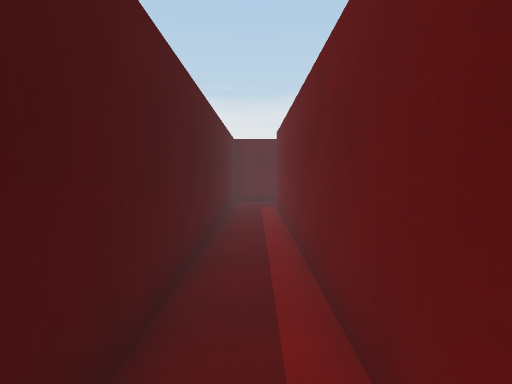
view 1 (above)

24 first-person views from a walk through a scene from a Unity 3-D project. The camera is 1.5 m above the floor, tilts 4° down and sees 80° across. The floor is counted in squares, 1 m on a side. Each view is taken from the middle of a square. On the plan, view 1 faces up. The plan holds only what a view shows up to about 15 squares ahead; the rest is blank. The player is left out.

view 2
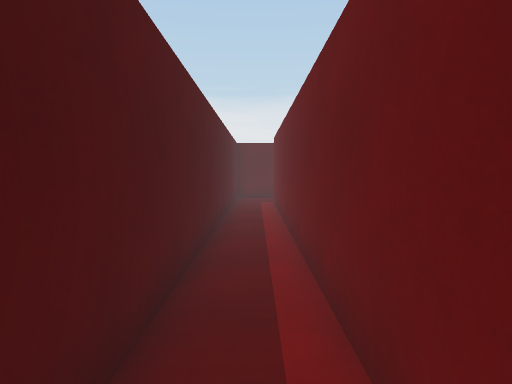

view 3
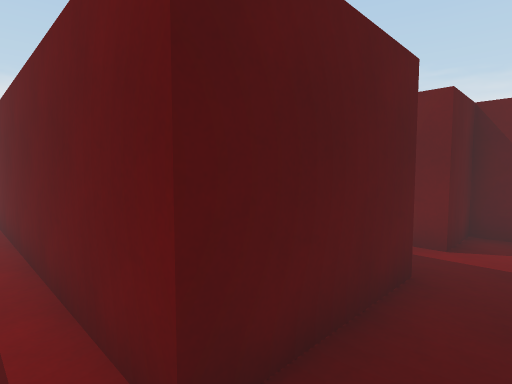

view 4
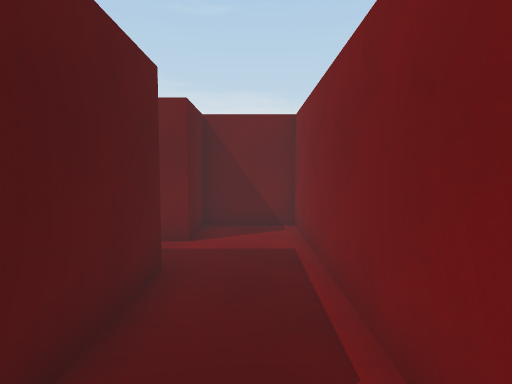

view 5
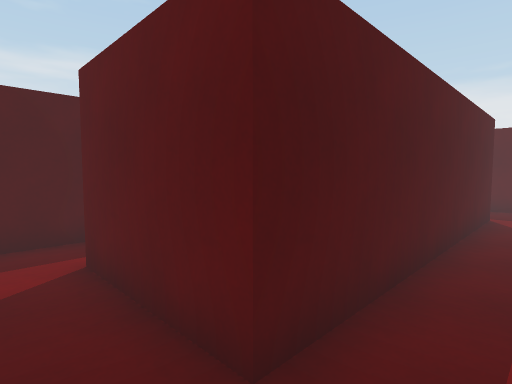

view 6
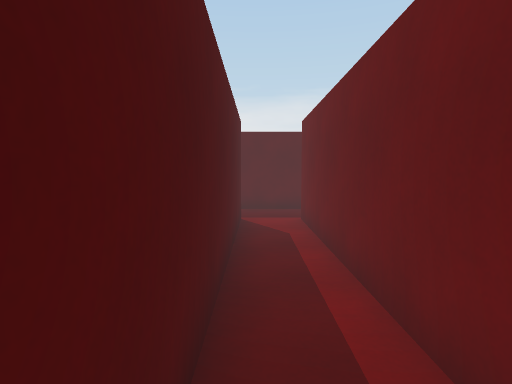

view 7
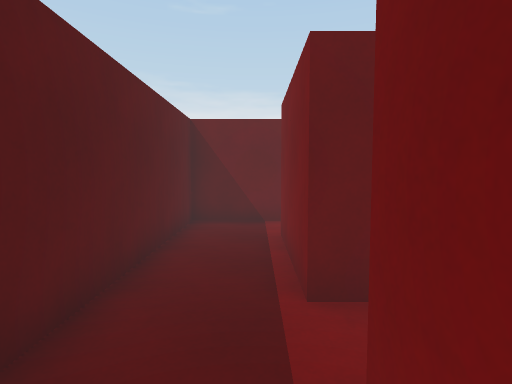

view 8
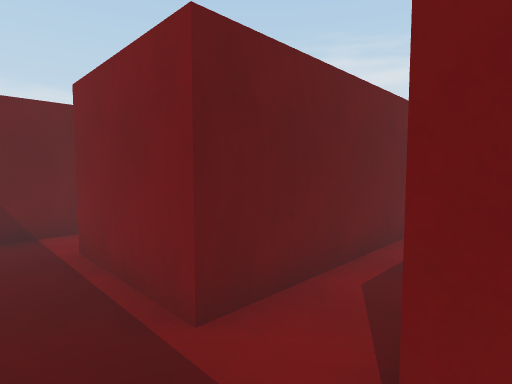

view 9
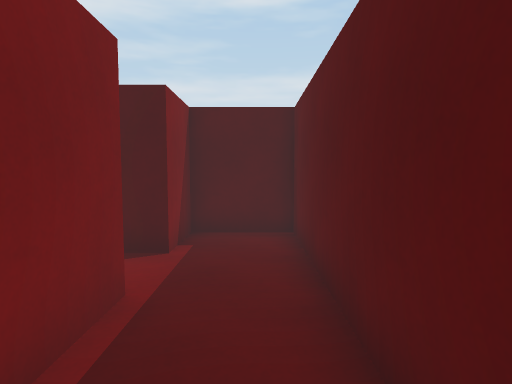

view 10
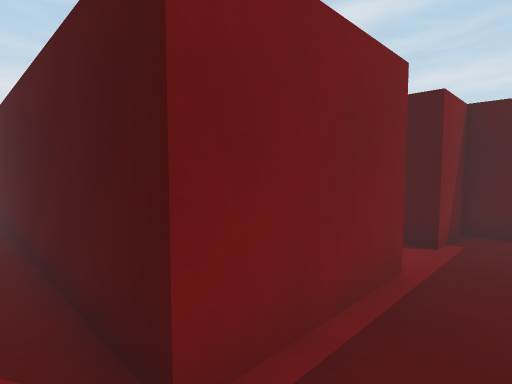

view 11
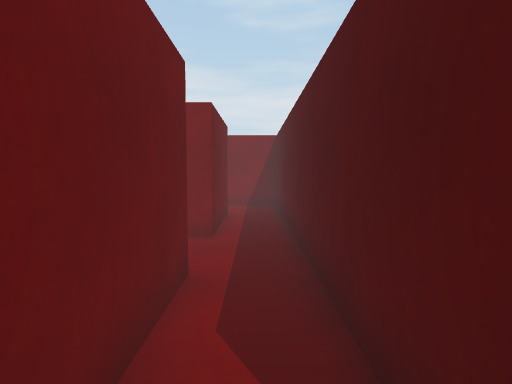

view 12
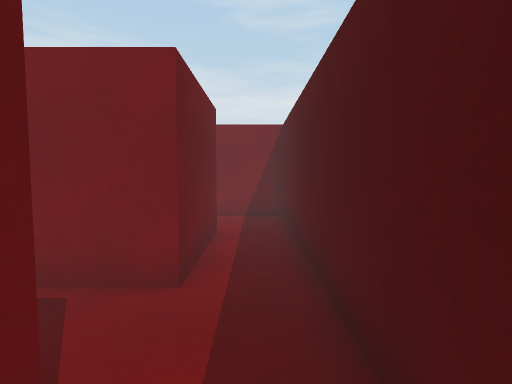

view 13
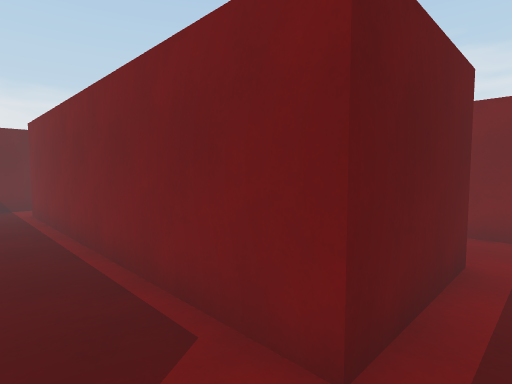

view 14
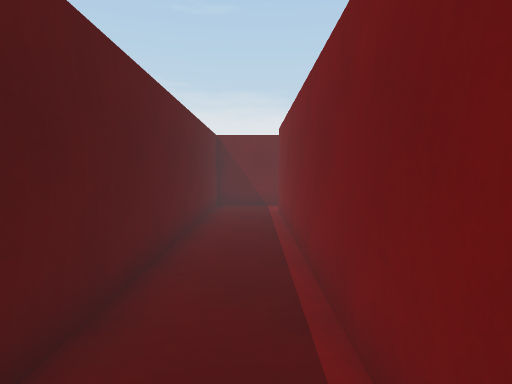

view 15
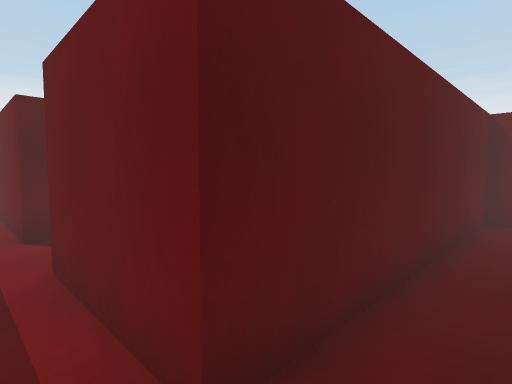

view 16
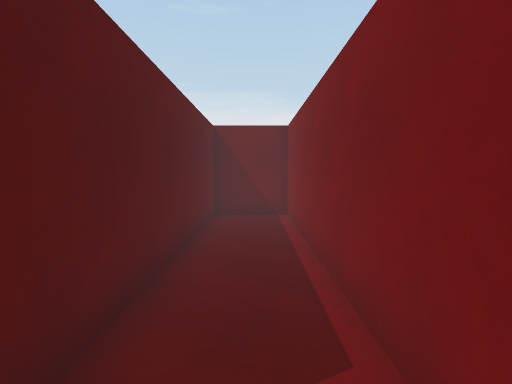

view 17
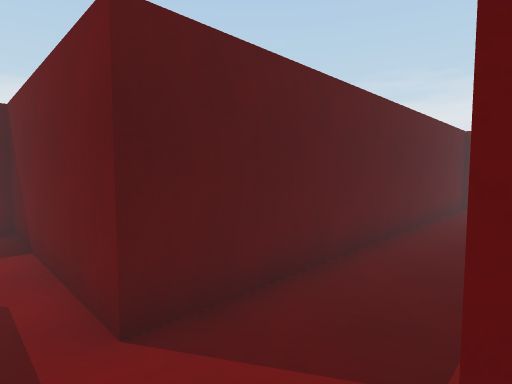

view 18
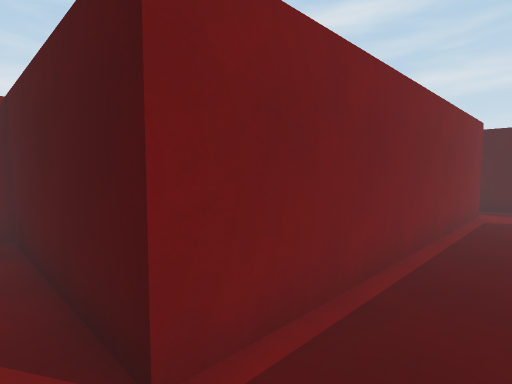

view 19
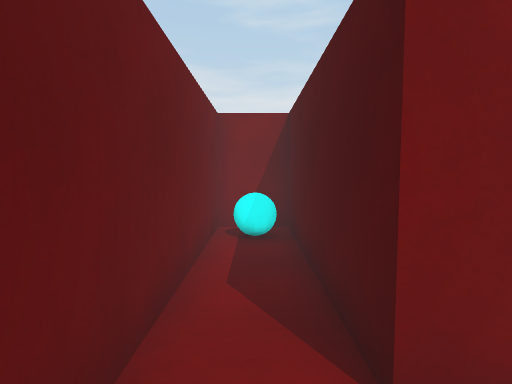

view 20
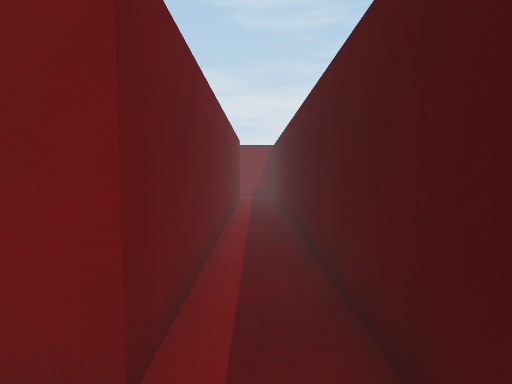

view 21
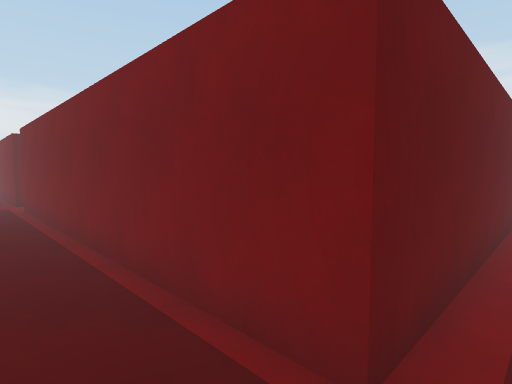

view 22
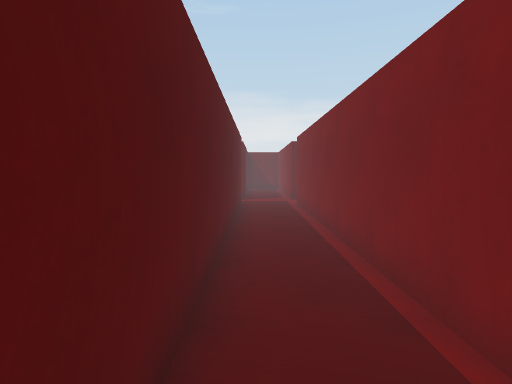

view 23
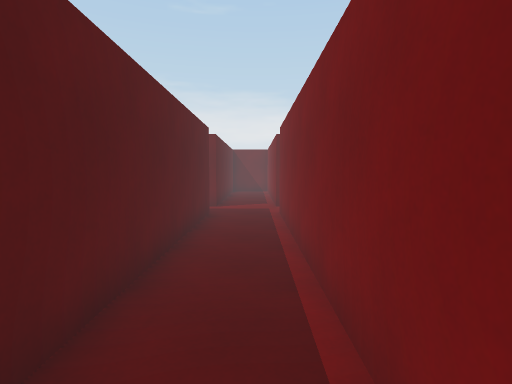

view 24
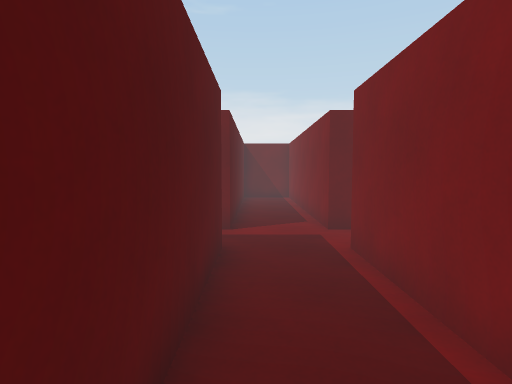

### Floor plan
Ten units are one square. View 1 is at (0, 0); x grows to the right and y downward. Boxes are objects, and circles mark ways between rooms. Rooms are numbered by the first view taken in them; rooms with no view inside come last. Other rooms are left out.
<svg viewBox="-15 -152 270 198">
<path fill="none" stroke="#000" d="M120 -84 120 -109 27 -109 27 -84 45 -84 45 16 8 16 8 -122M11 41 83 41 83 16 64 16 64 -84 101 -84M-10 -125 -10 25M120 -22 231 -22 231 41 250 41 250 -47 120 -47 120 -84M101 -84 101 -24M101 -24 101 41 213 41 213 16 120 16 120 -22M139 -147 -10 -147 -10 -125M157 -122 228 -122M226 -147 156 -147M8 -122 139 -122"/>
<rect x="235" y="25" width="10" height="10" fill="#bbb"><title>cyan ball</title></rect>
<circle cx="110" cy="-90" r="3" fill="#2a7"/>
<circle cx="0" cy="-120" r="3" fill="#2a7"/>
<circle cx="110" cy="-20" r="3" fill="#2a7"/>
<text x="50" y="-40">1</text>
<text x="180" y="-30">2</text>
<text x="150" y="20">3</text>
<text x="120" y="-140">4</text>
</svg>
Room 1 opens to room 2. Room 1 opens to room 4. Room 2 opens to room 3.

Where each view was taken, in squares from view 1:
view 1: 0 up, 0 right, facing up
view 2: 2 down, 0 right, facing up
view 3: 3 down, 0 right, facing up-right
view 4: 3 down, 0 right, facing right
view 5: 3 down, 6 right, facing up-left
view 6: 1 down, 5 right, facing up
view 7: 9 up, 3 right, facing right
view 8: 10 up, 4 right, facing down-right
view 9: 10 up, 10 right, facing left
view 10: 10 up, 11 right, facing down-left
view 11: 9 up, 11 right, facing down
view 12: 6 up, 11 right, facing down
view 13: 4 up, 11 right, facing down-right
view 14: 3 up, 12 right, facing right
view 15: 3 down, 11 right, facing up-right
view 16: 3 down, 11 right, facing right
view 17: 2 up, 11 right, facing up-right
view 18: 4 up, 24 right, facing down-left
view 19: 4 up, 24 right, facing down
view 20: 14 up, 0 right, facing down
view 21: 14 up, 0 right, facing down-right
view 22: 14 up, 0 right, facing right
view 23: 13 up, 3 right, facing right
view 24: 14 up, 8 right, facing right
